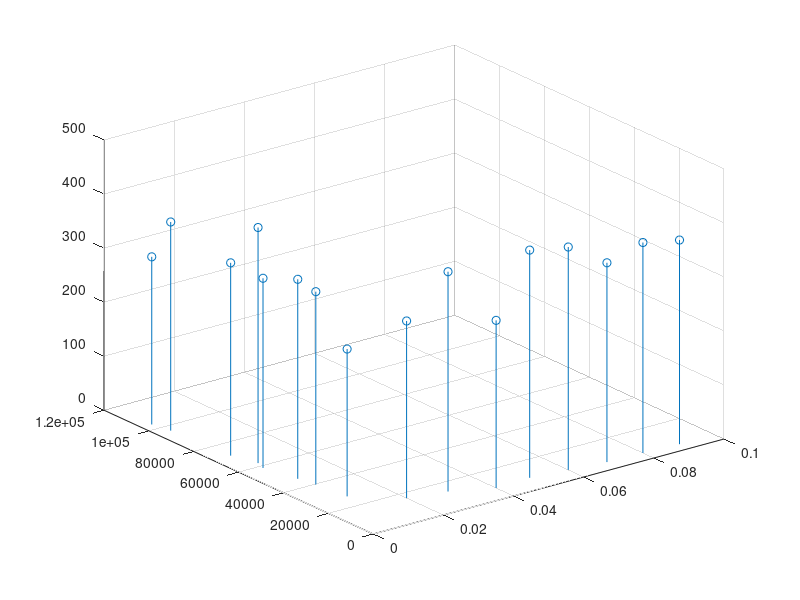

This figure's MATLAB source:
clear all; close all; clc;
load resultadosro.txt
h=resultadosro(:,1);
err=resultadosro(:,2);
tempo=h.*err;
stem3(h,err,tempo)
% hold on
% plot(err)
